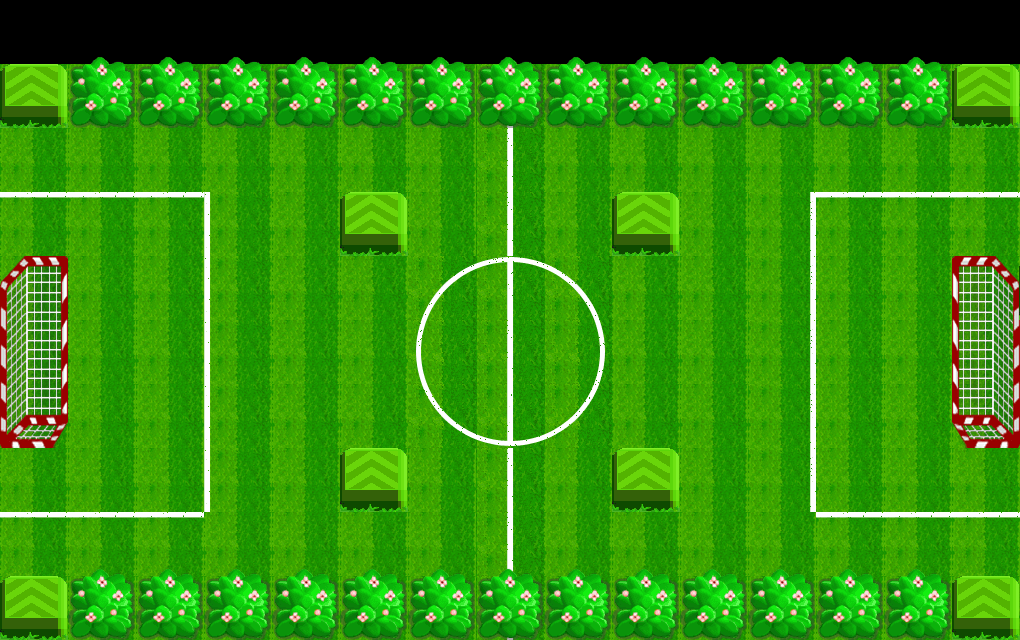

Rendered tile map (Tiled .tmx) drawn with the repository's tilesets; below, a short description and the map source with its tile grids summarised:
An orthogonal 15x10 tile map with 68x64 px tiles, 4 tile layers (bg, item, wall, fg) and 2 objects (player1, player2).

<map version="1.0" orientation="orthogonal" renderorder="right-down" width="15" height="10" tilewidth="68" tileheight="64" nextobjectid="7">
 <tileset firstgid="1" name="足球2" tilewidth="68" tileheight="64" tilecount="40" columns="5">
  <image source="football.png" width="340" height="512" />
  <tile id="10">
   <properties>
    <property name="block" value="1" />
   </properties>
  </tile>
  <tile id="11">
   <properties>
    <property name="block" value="1" />
   </properties>
  </tile>
  <tile id="12">
   <properties>
    <property name="block" value="1" />
   </properties>
  </tile>
  <tile id="15">
   <properties>
    <property name="block" value="1" />
   </properties>
  </tile>
  <tile id="16">
   <properties>
    <property name="block" value="1" />
   </properties>
  </tile>
  <tile id="18">
   <properties>
    <property name="block" value="1" />
   </properties>
  </tile>
  <tile id="19">
   <properties>
    <property name="block" value="1" />
   </properties>
  </tile>
  <tile id="20">
   <properties>
    <property name="block" value="1" />
   </properties>
  </tile>
  <tile id="21">
   <properties>
    <property name="block" value="1" />
   </properties>
  </tile>
  <tile id="22">
   <properties>
    <property name="hide" value="1" />
   </properties>
  </tile>
  <tile id="23">
   <properties>
    <property name="block" value="1" />
   </properties>
  </tile>
  <tile id="24">
   <properties>
    <property name="block" value="1" />
   </properties>
  </tile>
  <tile id="28">
   <properties>
    <property name="block" value="1" />
   </properties>
  </tile>
  <tile id="29">
   <properties>
    <property name="block" value="1" />
   </properties>
  </tile>
 </tileset>
 <layer name="bg" width="15" height="10">
  <data>[150 cells, 135 non-empty, 13 distinct tile ids]</data>
 </layer>
 <layer name="item" width="15" height="10">
  <data>[150 cells, 34 non-empty, 2 distinct tile ids]</data>
 </layer>
 <layer name="wall" width="15" height="10">
  <data>[150 cells, 6 non-empty, 6 distinct tile ids]</data>
 </layer>
 <layer name="fg" width="15" height="10">
  <data>[150 cells, 26 non-empty, 1 distinct tile ids]</data>
 </layer>
 <objectgroup name="players">
  <object id="1" name="player1" x="846" y="357">
   <properties>
    <property name="playertype" value="npc9" />
   </properties>
  </object>
  <object id="2" name="player2" x="850" y="298">
   <properties>
    <property name="playertype" value="npc9" />
   </properties>
  </object>
 </objectgroup>
</map>
